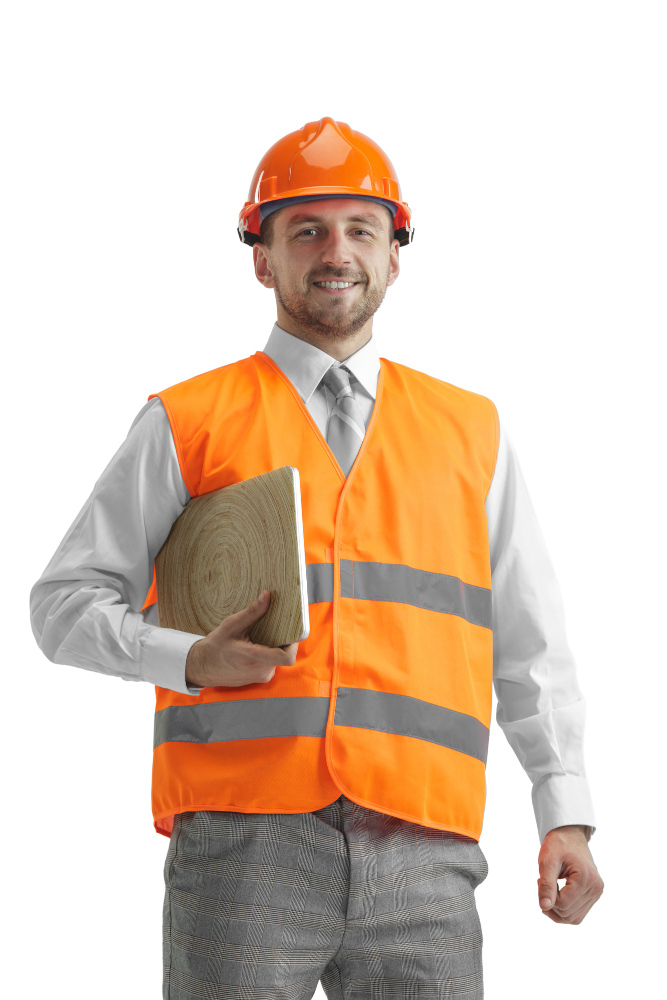
#> input picture manager.jpg, 667 x 1000 px
$ jupyter execute 'Nazarudin Zaini_CV2_AnalisaMorfologiCitra.ipynb'   (shell and % lines are left out)
#> lines starting #> are read from the running program, lines starting #| are printed output that depends on the picture; after the words box and inside, x2 and y2 are one past the last pixel; in counts of white or black regions, pixels touching at a corner belong together; long printed decimals are rounded
<a href="https://colab.research.google.com/github/nazarinz/Classical-Computer-Vision/blob/main/CVsesi2_AnalisaMorfologiCitra.ipynb" target="_parent"></a>

Analisis morfologi pada citra adalah suatu teknik pemrosesan citra yang digunakan untuk mengidentifikasi, mengukur, dan mengubah bentuk dan struktur objek dalam citra.

Erosi: Erosi adalah operasi morfologi yang digunakan untuk menghilangkan elemen-elemen kecil (objek yang memiliki area kecil) dalam citra

[cell 1]
import cv2
import numpy as np
from google.colab.patches import cv2_imshow

# Baca citra
img = cv2.imread('manager.jpg', 0)  # Ganti 'input_image.jpg' dengan nama citra Anda
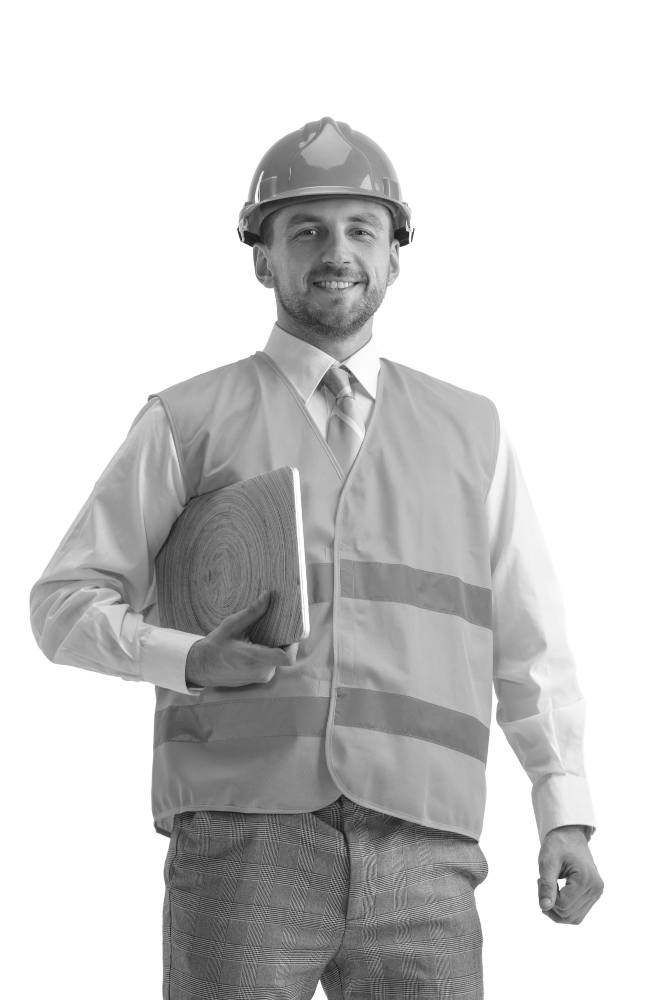
#> img: shape (1000, 667); min 23, max 255, mean 207.4
cv2_imshow( img)

# Membuat kernel untuk erosi
kernel = np.ones((5, 5), np.uint8)  # Ubah ukuran kernel sesuai kebutuhan

# Melakukan erosi
erosion = cv2.erode(img, kernel, iterations=1)
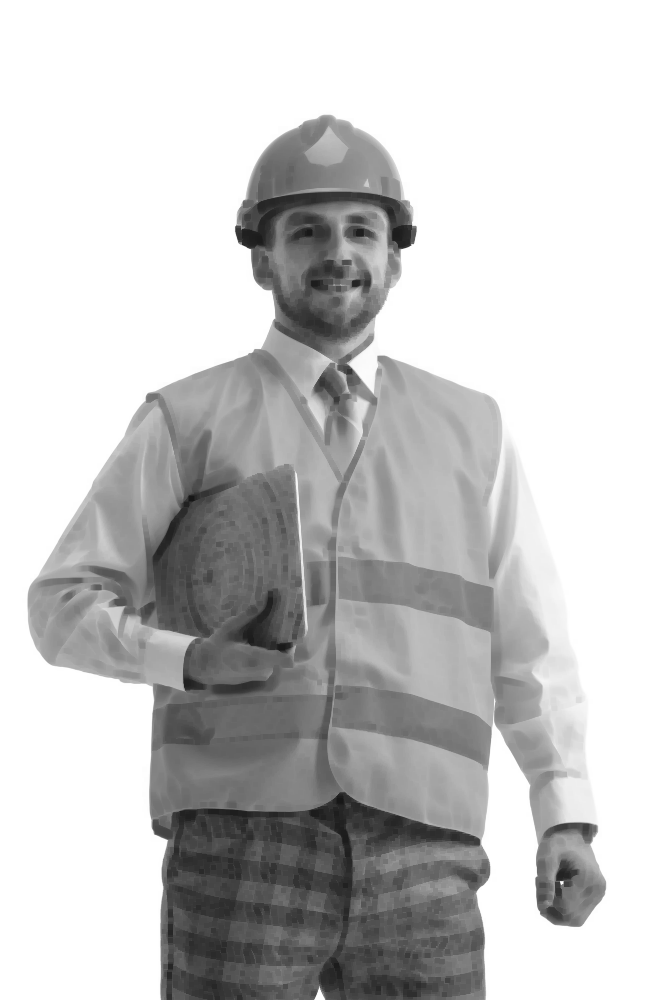
#> erosion: shape (1000, 667); min 23, max 255, mean 199.8

# Menampilkan citra hasil erosi
cv2_imshow( erosion)

cv2.waitKey(0)
cv2.destroyAllWindows()

Dilasi: Dilasi adalah operasi morfologi yang digunakan untuk memperbesar objek dalam citra.

[cell 2]
import cv2
import numpy as np
from google.colab.patches import cv2_imshow

# Baca citra
img = cv2.imread('manager.jpg', 0)  # Ganti 'input_image.jpg' dengan nama citra Anda
cv2_imshow( img)

# Membuat kernel untuk dilasi
kernel = np.ones((5, 5), np.uint8)  # Ubah ukuran kernel sesuai kebutuhan

# Melakukan dilasi
dilation = cv2.dilate(img, kernel, iterations=1)
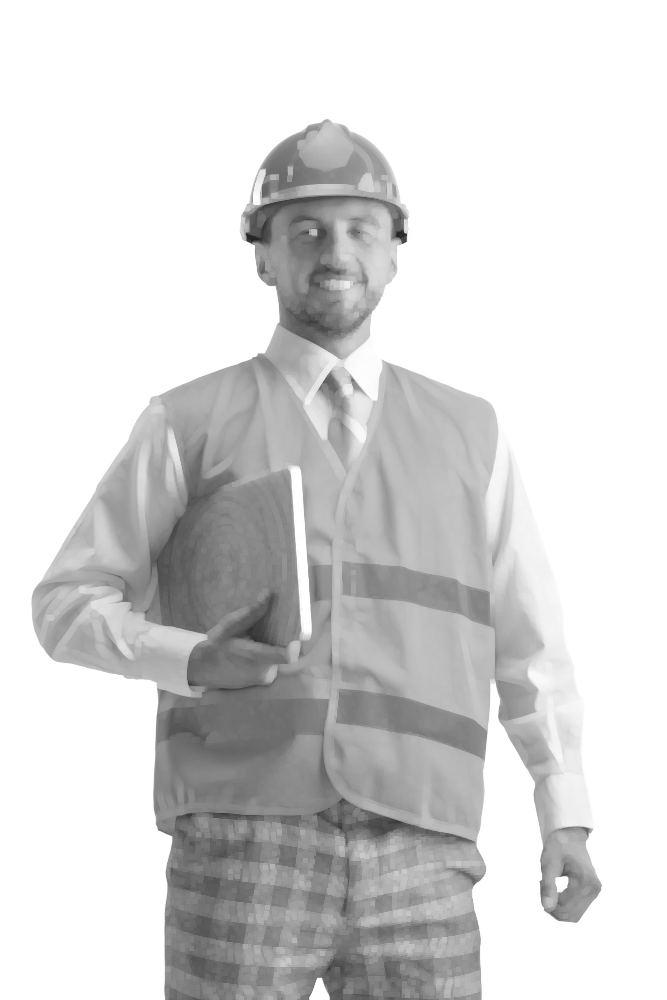
#> dilation: shape (1000, 667); min 33, max 255, mean 214.5

# Menampilkan citra hasil dilasi
cv2_imshow(dilation)

cv2.waitKey(0)
cv2.destroyAllWindows()

Opening adalah operasi morfologi yang menggabungkan erosi dan dilasi. Ini digunakan untuk menghilangkan noise kecil di sekitar objek dan membuka celah-celah kecil dalam objek.

[cell 3]
import cv2
import numpy as np
from matplotlib import pyplot as plt

# Baca citra dari Google Colab
img_path = "manager.jpg"  # Ganti dengan path citra Anda di Google Colab
img = cv2.imread(img_path, cv2.IMREAD_GRAYSCALE)

# Membuat kernel untuk opening
kernel = np.ones((5, 5), np.uint8)  # Ubah ukuran kernel sesuai kebutuhan

# Melakukan opening
opening = cv2.morphologyEx(img, cv2.MORPH_OPEN, kernel)
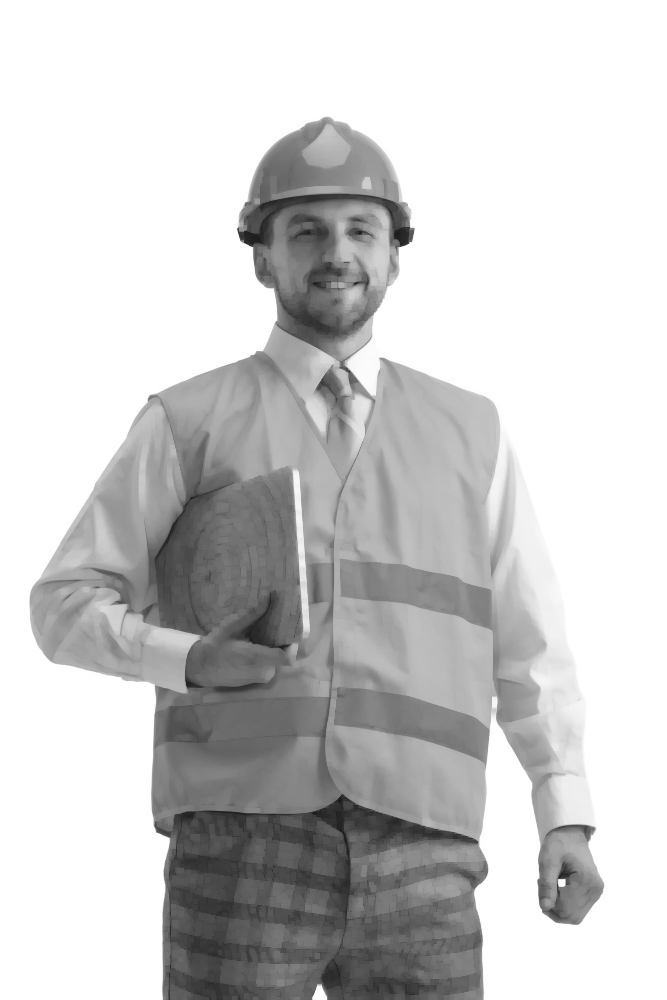
#> opening: shape (1000, 667); min 23, max 255, mean 204.6

# Menampilkan citra asli dan citra hasil opening
plt.subplot(121), plt.imshow(img, cmap='gray'), plt.title('Citra Asli')
plt.subplot(122), plt.imshow(opening, cmap='gray'), plt.title('Hasil Opening')
plt.show()

Skeletonization: Ini adalah proses yang digunakan untuk mengurangi objek dalam citra ke representasi paling sederhana, yang disebut sebagai "kerangka" objek. Hal ini berguna dalam pengenalan pola

[cell 4]
import numpy as np
import matplotlib.pyplot as plt
from skimage import io, color, morphology

# Baca citra dari URL atau upload dari komputer
img_url = "manager.jpg"  # Ganti dengan URL citra Anda atau path lokal
image = io.imread(img_url)

# Ubah citra ke grayscale jika tidak sudah dalam grayscale
gray_image = color.rgb2gray(image)

# Binarisasi citra (mengubah ke citra hitam-putih)
binary_image = gray_image > 0.5  # Anda bisa mengubah nilai ambang sesuai kebutuhan
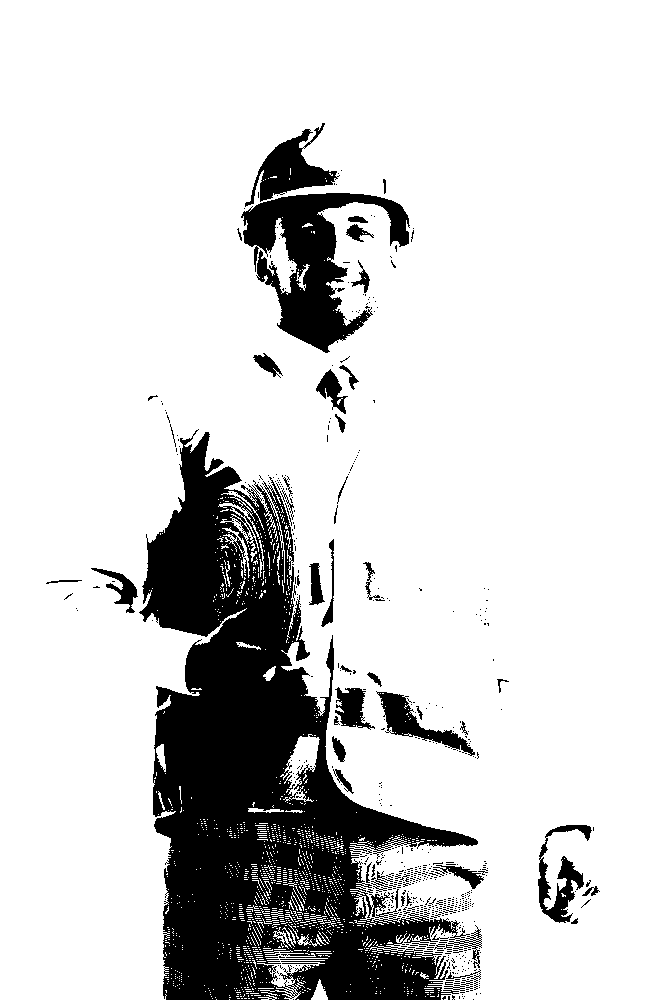
#> binary_image: shape (1000, 667) bool; 83.3% white; 639 black regions (587 under 20 px), largest, box (x1, y1, x2, y2) and area: (139, 429, 482, 1000) 85848, (241, 193, 410, 353) 11075, (245, 123, 340, 207) 2848

# Lakukan skeletonization
skeleton = morphology.skeletonize(binary_image)
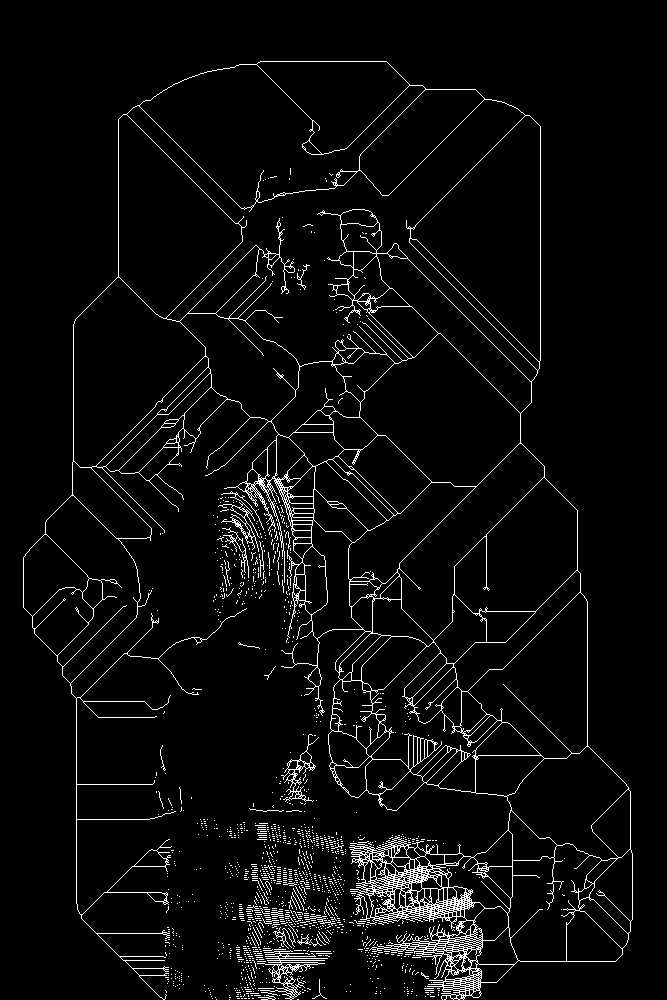
#> skeleton: shape (1000, 667) bool; 4.3% white in thin lines or dots, all inside (x1, y1, x2, y2) = (23, 61, 633, 1000)

# Tampilkan citra asli, citra biner, dan hasil skeletonization
plt.figure(figsize=(12, 4))
plt.subplot(131), plt.imshow(gray_image, cmap='gray'), plt.title('Citra Asli (Grayscale)')
plt.subplot(132), plt.imshow(binary_image, cmap='gray'), plt.title('Citra Biner')
plt.subplot(133), plt.imshow(skeleton, cmap='gray'), plt.title('Hasil Skeletonization')
plt.show()

Morfologi Region: Ini adalah operasi morfologi yang digunakan untuk mengidentifikasi dan mengukur properti wilayah dalam citra, seperti luas, keliling, dan bentuk objek.

[cell 5]
import cv2
import numpy as np

# Baca citra biner
binary_image = cv2.imread('manager.jpg', cv2.IMREAD_GRAYSCALE)

# Labeling wilayah-wilayah
num_labels, labels, stats, centroids = cv2.connectedComponentsWithStats(binary_image)
#> labels: shape (1000, 667) int32; every value is 1
#> num_labels = 2; stats = [[-1, 2147483647, 0, 0, 0], [0, 0, 667, 1000, 667000]]; centroids = [[nan, nan], [333, 499.5]]

# Loop melalui wilayah-wilayah yang telah diberi label
for label in range(1, num_labels):
    area = stats[label, cv2.CC_STAT_AREA]
    perimeter = cv2.arcLength(np.array(np.where(labels == label)).T, True)

    print(f"Wilayah {label}: Luas = {area}, Keliling = {perimeter}")
#> this loop made 1 pass
#> (area, perimeter) on pass 1: (667000, 1332535.4)
#| Wilayah 1: Luas = 667000, Keliling = 1332535.380

Hitung Lobang: Operasi ini digunakan untuk menghitung jumlah lubang dalam objek dalam citra.

[cell 6]
import numpy as np
from skimage import io, measure

# Baca citra biner dari URL atau upload dari komputer
img_url = "manager.jpg"  # Ganti dengan URL citra Anda atau path lokal
binary_image = io.imread(img_url, as_gray=True)

# Labeling wilayah-wilayah dalam citra biner
labeled_image = measure.label(binary_image, connectivity=2)
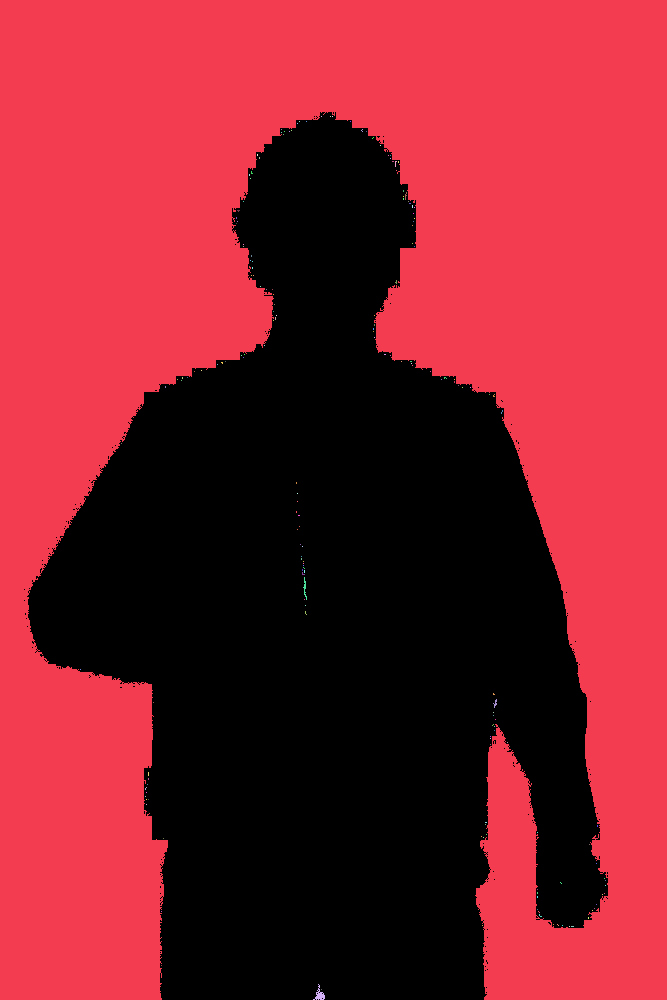
#> labeled_image: shape (1000, 667) int64; 186 distinct labels, from 0 to 185; one colour per label, 0 black

# Hitung jumlah lubang (wilayah dengan luas = 1)
hole_count = np.sum(labeled_image == 1)
#> hole_count = 367820

# Tampilkan jumlah lubang
print(f"Jumlah Lubang: {hole_count}")
#| Jumlah Lubang: 367820
